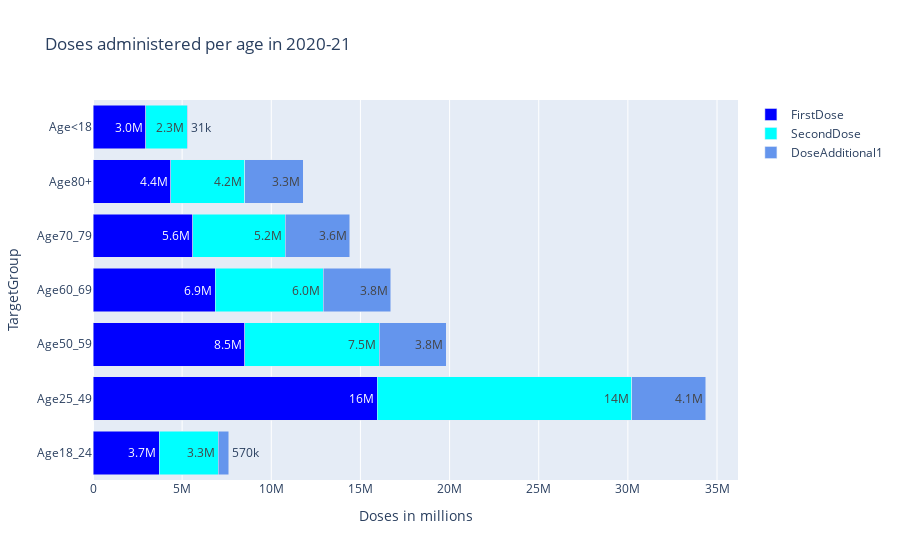

The code cell stored with this chart in its notebook:
### Code cell
fig=px.bar(df_doses_age, x=['FirstDose', 'SecondDose', 'DoseAdditional1'], y='TargetGroup',  orientation='h', barmode='group', text_auto='.2s', title='Doses administered per age in 2020-21', color_discrete_map={'FirstDose':'blue', 'SecondDose':'aqua', 'DoseAdditional1':'cornflowerblue'}, labels={'variable':'', 'value':'Doses in millions'})
fig.update_layout(barmode='stack')
fig.show()
fig.write_image("fig5.png",scale=2, width= 1000)

### Figure 1 — Plotly figure (JSON) as saved in the notebook; plotly's stock layout.template omitted (floating-point values rounded to 4 significant figures)
{"data": [{"alignmentgroup": "True", "hovertemplate": "=FirstDose<br>Doses in millions=%{x}<br>TargetGroup=%{y}<extra></extra>", "legendgroup": "FirstDose", "marker": {"color": "blue", "pattern": {"shape": ""}}, "name": "FirstDose", "offsetgroup": "FirstDose", "orientation": "h", "showlegend": true, "textposition": "auto", "texttemplate": "%{x:.2s}", "type": "bar", "x": [3728734, 15950694, 8506568, 6863686, 5606531, 4367551, 2965666], "xaxis": "x", "y": ["Age18_24", "Age25_49", "Age50_59", "Age60_69", "Age70_79", "Age80+", "Age<18"], "yaxis": "y"}, {"alignmentgroup": "True", "hovertemplate": "=SecondDose<br>Doses in millions=%{x}<br>TargetGroup=%{y}<extra></extra>", "legendgroup": "SecondDose", "marker": {"color": "aqua", "pattern": {"shape": ""}}, "name": "SecondDose", "offsetgroup": "SecondDose", "orientation": "h", "showlegend": true, "textposition": "auto", "texttemplate": "%{x:.2s}", "type": "bar", "x": [3304256, 14272285, 7541659, 6047049, 5189887, 4157488, 2322372], "xaxis": "x", "y": ["Age18_24", "Age25_49", "Age50_59", "Age60_69", "Age70_79", "Age80+", "Age<18"], "yaxis": "y"}, {"alignmentgroup": "True", "hovertemplate": "=DoseAdditional1<br>Doses in millions=%{x}<br>TargetGroup=%{y}<extra></extra>", "legendgroup": "DoseAdditional1", "marker": {"color": "cornflowerblue", "pattern": {"shape": ""}}, "name": "DoseAdditional1", "offsetgroup": "DoseAdditional1", "orientation": "h", "showlegend": true, "textposition": "auto", "texttemplate": "%{x:.2s}", "type": "bar", "x": [572395, 4145443, 3768467, 3781922, 3609671, 3266520, 30554], "xaxis": "x", "y": ["Age18_24", "Age25_49", "Age50_59", "Age60_69", "Age70_79", "Age80+", "Age<18"], "yaxis": "y"}], "layout": {"barmode": "stack", "legend": {"title": {"text": ""}, "tracegroupgap": 0}, "title": {"text": "Doses administered per age in 2020-21"}, "xaxis": {"anchor": "y", "domain": [0, 1], "title": {"text": "Doses in millions"}}, "yaxis": {"anchor": "x", "domain": [0, 1], "title": {"text": "TargetGroup"}}}}
